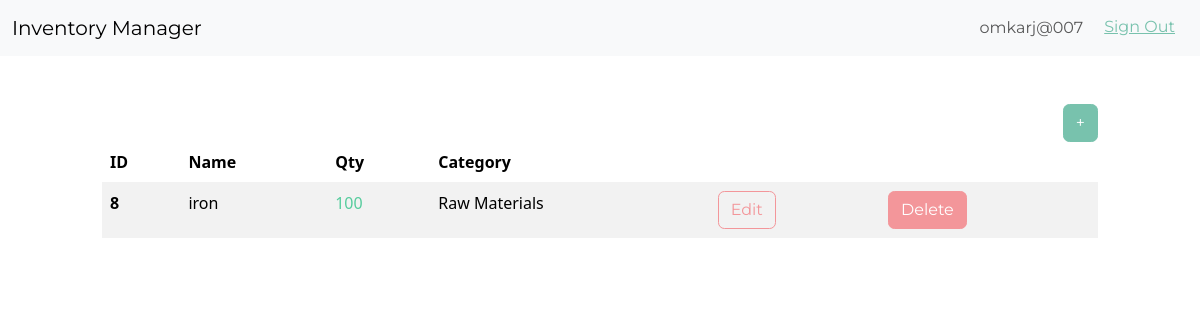
Before: /dashboard/ (signed in) with the older database file.
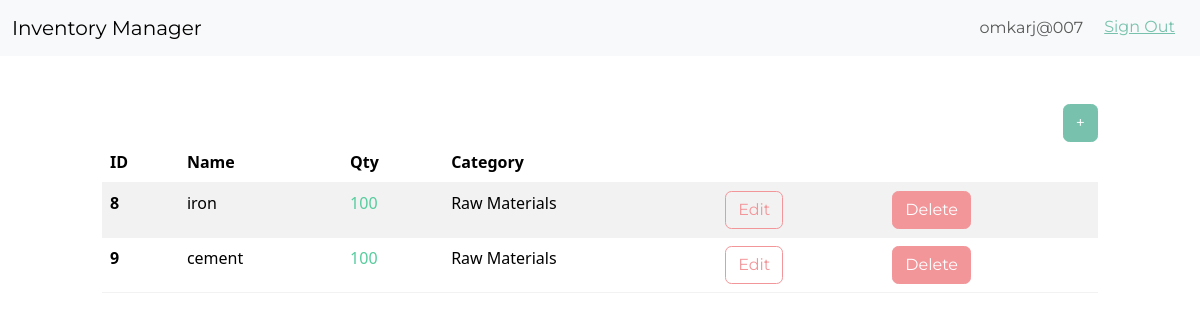
After: the same page with the newer database file.
### inventory/models.py (models this page shows, shortened)
class InventoryItem(models.Model):
	name = models.CharField(max_length=200)
	quantity = models.IntegerField()
	category = models.ForeignKey('Category', on_delete=models.SET_NULL, blank=True, null=True)
	date_created = models.DateTimeField(auto_now_add=True)
	user = models.ForeignKey(User, on_delete=models.CASCADE)

class Category(models.Model):
	name = models.CharField(max_length=200)
	class Meta:
		verbose_name_plural = 'categories'

### inventory/views.py (the view)
# urls.py: path('dashboard/', Dashboard.as_view(), name='dashboard'),
class Dashboard(LoginRequiredMixin, View):
	def get(self, request):
		items = InventoryItem.objects.filter(user=self.request.user.id).order_by('id')
		low_inventory = InventoryItem.objects.filter(
			user=self.request.user.id,
			quantity__lte=LOW_QUANTITY
		)
		if low_inventory.count() > 0:
			if low_inventory.count() > 1:
				messages.error(request, f'{low_inventory.count()} items have low inventory')
			else:
				messages.error(request, f'{low_inventory.count()} item has low inventory')
		low_inventory_ids = InventoryItem.objects.filter(
			user=self.request.user.id,
			quantity__lte=LOW_QUANTITY
		).values_list('id', flat=True)
		return render(request, 'inventory/dashboard.html', {'items': items, 'low_inventory_ids': low_inventory_ids})

### inventory/templates/inventory/dashboard.html (shortened to what this page needs)
{% extends 'inventory/base.html' %}
{% block content %}
	<div class="row">
		<div class="col-md-10 col-12 mx-auto mt-5">
			<div class="d-flex justify-content-end">
				<a href="{% url 'add-item' %}" class="btn btn-primary">+</a>
			</div>
			<table class="table table-hover table-striped">
				<thead>
					<tr>
						<th scope="col">ID</th>
						<th scope="col">Name</th>
						<th scope="col">Qty</th>
						<th scope="col">Category</th>
						<th scope="col"></th>
						<th scope="col"></th>
					</tr>
				</thead>
				<tbody>
					{% for item in items %}
					<tr>
						<th scope="row">{{ item.id }}</th>
						<td>{{ item.name }}</td>
						{% if item.id in low_inventory_ids %}
							<td class="text-danger">{{ item.quantity }}</td>
						{% else %}
							<td class="text-success">{{ item.quantity }}</td>
						{% endif %}
						<td>{{ item.category.name }}</td>
						<td><a href="{% url 'edit-item' item.id %}" class="btn btn-outline-secondary">Edit</a></td>
						<td><a href="{% url 'delete-item' item.id %}" class="btn btn-secondary">Delete</a></td>
					</tr>
					{% endfor %}
				</tbody>
			</table>
		</div>
	</div>
{% endblock content %}

### inventory/templates/inventory/base.html (shortened to what this page needs)
<!DOCTYPE html>
<html lang="en">
<head>
	<link href="https://bootswatch.com/5/minty/bootstrap.min.css" rel="stylesheet">
</head>
<body>
	{% include 'inventory/navigation.html' %}
	{% block content %}
	{% endblock content %}
</body>
</html>

### inventory/templates/inventory/navigation.html (shortened to what this page needs)
<nav class="navbar navbar-expand-lg bg-light">
	<div class="container-fluid">
		<a class="navbar-brand" href="{% url 'index' %}">Inventory Manager</a>
		<div class="collapse navbar-collapse justify-content-end" id="navbarNav">
			<ul class="navbar-nav">
				{% if user.is_authenticated %}
					<li class="nav-item">
						<a class="nav-link" href="#">{{ user.username }}</a>
					</li>
					<li class="nav-item">
						<form method="post" action="{% url 'logout' %}" style="display:inline;">
        <button type="submit" class="btn btn-link">Sign Out</button>
    </form>
					</li>
				{% endif %}
			</ul>
		</div>
	</div>
</nav>

Changed rows visible on the page:
added InventoryItem: id "9", name "cement", quantity "100", category.name "Raw Materials"
